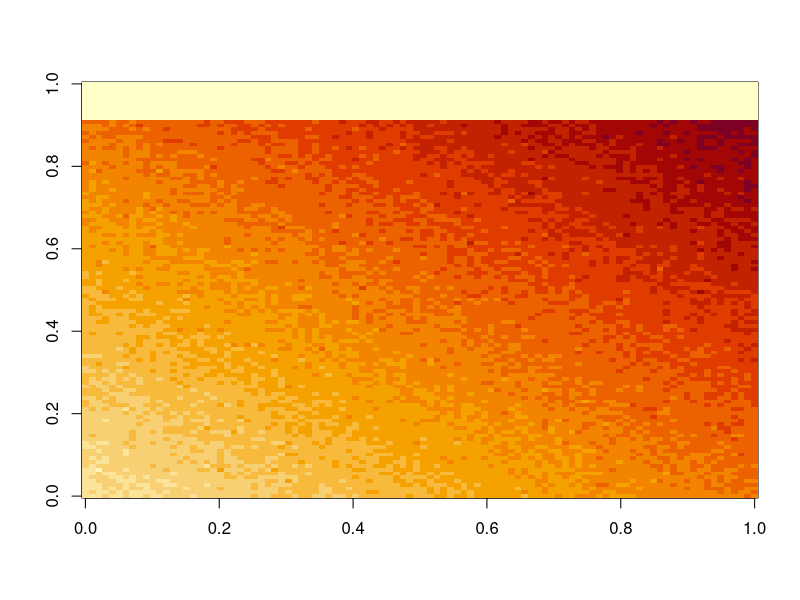

This chart was generated by the following R code:


# ---- packages ----


require(raster)
require(sp)
require(sf)
require(stars)
require(spData)





# ---- albers_projection_parameterize ----

# https://proj.org/operations/projections/aea.html
# https://www.bluemarblegeo.com/knowledgebase/GeoCalcPBW/Content/ClassDef/Projection/Projections/AlbersEqualArea.html
# 
# 
usgs_aea_proj4 = "+proj=aea +lat_1=29.5 +lat_2=45.5 +lat_0=37.5 +lon_0=-96 +x_0=0 +y_0=0 +ellps=GRS80 +datum=NAD83 +units=m +no_defs"


# required parameters:
# First standard parallel.
# +lat_1=<value>
# Defaults to 0.0.


# Second standard parallel.
# +lat_2=<value>
# Defaults to 0.0.

# Optional parameters
# Longitude of projection center.
# +lon_0=<value>
# Defaults to 0.0.

# Ellipsoid
# See proj -le for a list of available ellipsoids.
# +ellps=<value>
# Defaults to “GRS80”.

# Radius of the sphere given in meters. If used in conjunction with +ellps +R takes precedence.
# +R=<value>

# False easting.
# +x_0=<value>
# Defaults to 0.0.

# False northing.
# +y_0=<value>
# Defaults to 0.0.
mass_aea_proj4 = 


# ---- build_data ----

mass_proj = "+proj=lcc +lat_1=42.68333333333333 +lat_2=41.71666666666667 +lat_0=41 +lon_0=-71.5 +x_0=200000.0001016002 +y_0=750000 +ellps=GRS80 +datum=NAD83 +to_meter=0.3048006096012192 +no_defs"

nrow = 100
ncol = 110






# make some noisy gradient data
m = matrix(data = 0, nrow = nrow, ncol = ncol)

lambda = 56.7

for (i in 1:nrow) for (j in 1:nrow)
{
  m[i, j] = i + j + rpois(1, lambda)
}

head(us_states)



subset(us_states, NAME == "Massachusetts")



image(m)
